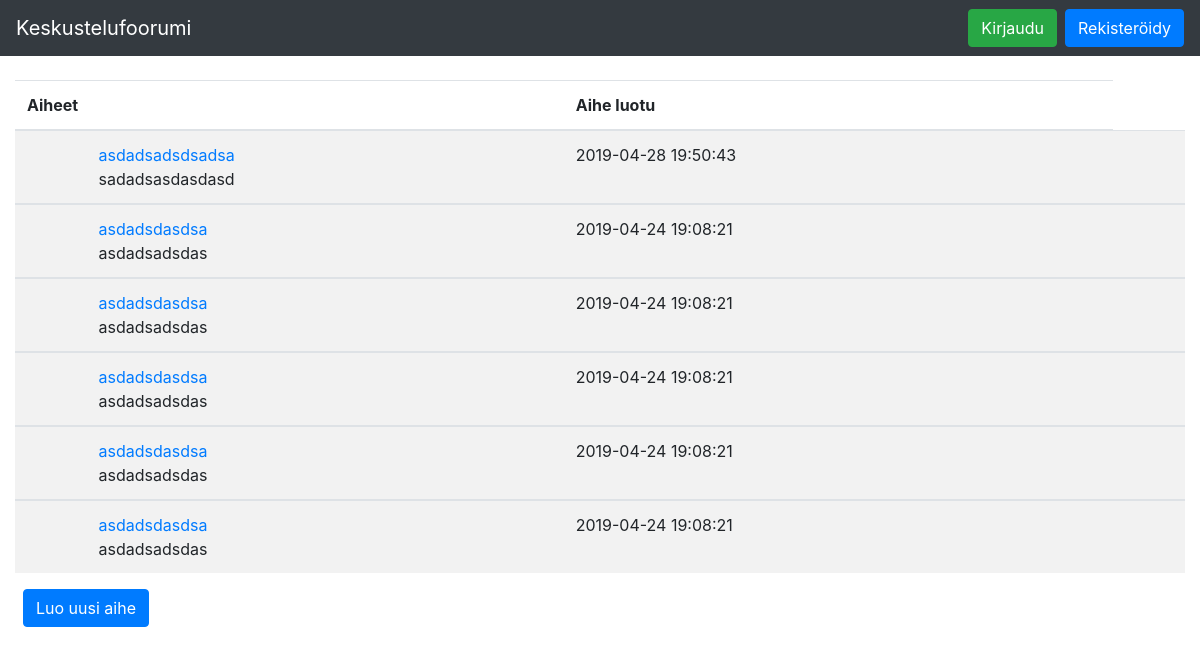
/2, run on the app's committed database.
### application/topics/models.py (models this page shows, shortened)
class Topics(db.Model):
    id = db.Column(db.Integer, primary_key=True)
    date_created = db.Column(db.DateTime, default=db.func.current_timestamp())
    date_modified = db.Column(
        db.DateTime,
        default=db.func.current_timestamp(),
        onupdate=db.func.current_timestamp())
    name = db.Column(db.String(144), nullable=False)
    desc = db.Column(db.String(144), nullable=True)
    account_id = db.Column(
        db.Integer, db.ForeignKey('account.id'), nullable=False)
    kategoriat = relationship("Categories", secondary="topics_categories")
    @staticmethod
    def find_topics(category_id):
        stmt = text(
            "SELECT Topics.id, Topics.name, Topics.desc, Topics.date_created, Categories.id FROM Topics "
            "LEFT JOIN topics_categories ON topics_categories.topics_id = Topics.id "
            "LEFT JOIN Categories ON Categories.id = topics_categories.categories_id "
            "LEFT JOIN Posts ON Posts.topics_id = Topics.id "
            "WHERE Categories.id = :category "
            "ORDER BY Topics.date_created DESC ").params(category=category_id)
        res = db.engine.execute(stmt)
        response = []
        for row in res:
            response.append({"id": row[0], "name": row[1], "desc": row[2], "created": row[3], "caid": row[4]})
        return response

### application/views.py (the view)
@app.route("/<category_id>", methods=["GET"])
def category_link(category_id):
    return render_template(
        'category.html',
        find_topics=Topics.find_topics(category_id),
        category_id=category_id)

### application/templates/category.html (shortened to what this page needs)
{% extends "layout.html" %} {% block body %} {% if find_topics is defined %}
<table class="table table-striped">
  <thead>
    <tr>
      <th scope="col" colspan="2">Aiheet</th>
      <th scope="col">Aihe luotu</th>
    </tr>
  </thead>
  {% for topic in find_topics %}
  <tbody>
    <tr>
      <td>
      </td>
      <td>
        <a href="{{ url_for('topic_link', topic_id=topic.id) }}" name="{{ topic.name }}">{{ topic.name }}</a>
        <br />
        {{ topic.desc }}
      </td>
      <td>
        {{ topic.created }}
      </td>
      <td>
      </td>
    </tr>
  </tbody>
  {% endfor %} {% endif %}
</table>
<a class="btn btn-primary my-2 mx-2 my-sm-0" href="{{ url_for('topics_form', category_id=category_id) }}">Luo uusi
  aihe</a>
{% endblock %}

### data on the page
Topics: name "asdadsadsdsadsa", desc "sadadsasdasdasd", created "2019-04-28 19:50:43"
Topics: name "asdadsdasdsa", desc "asdadsadsdas", created "2019-04-24 19:08:21"
